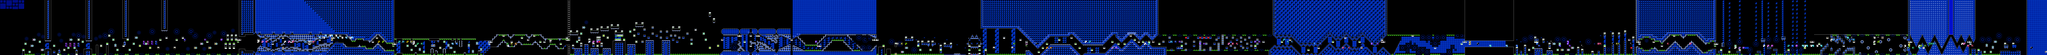

A level layout from a 2D game, rendered from its tile map. Below: a short description, then the map file with tile-grid data replaced by summaries:
An orthogonal 1002x27 tile map with 16x16 px tiles, 2 tile layers (SP, ...), 2 tilesets, 2 image layers.

<map version="1.10" tiledversion="1.11.2" orientation="orthogonal" renderorder="right-down" width="1002" height="27" tilewidth="16" tileheight="16" infinite="0" nextlayerid="5" nextobjectid="1">
 <editorsettings>
  <chunksize width="16" height="27" />
  <export target="toe2.csv" format="csv" />
 </editorsettings>
 <tileset firstgid="1" name="famidash" tilewidth="16" tileheight="16" tilecount="256" columns="16">
  <image source="../../../GRAPHICS/famidash.bmp" width="256" height="256" />
 </tileset>
 <tileset firstgid="257" name="sprites" tilewidth="16" tileheight="16" tilecount="256" columns="16">
  <image source="../../../GRAPHICS/sprites.png" width="256" height="256" />
 </tileset>
 <imagelayer id="3" name="Image Layer 1" parallaxx="0.9" parallaxy="0.9" repeatx="1" repeaty="1">
  <image source="../../../GRAPHICS/Old/parallax Blue.bmp" width="144" height="72" />
 </imagelayer>
 <imagelayer id="4" name="Image Layer 2" offsetx="0" offsety="432" repeatx="1">
  <image source="../../../GRAPHICS/ground.bmp" width="64" height="128" />
 </imagelayer>
 <layer id="1" width="1002" height="27">
  <data>[27054 cells, 16709 non-empty, 158 distinct tile ids]</data>
 </layer>
 <layer id="2" name="SP" width="1002" height="27">
  <data>[27054 cells, 464 non-empty, 80 distinct tile ids]</data>
 </layer>
</map>
